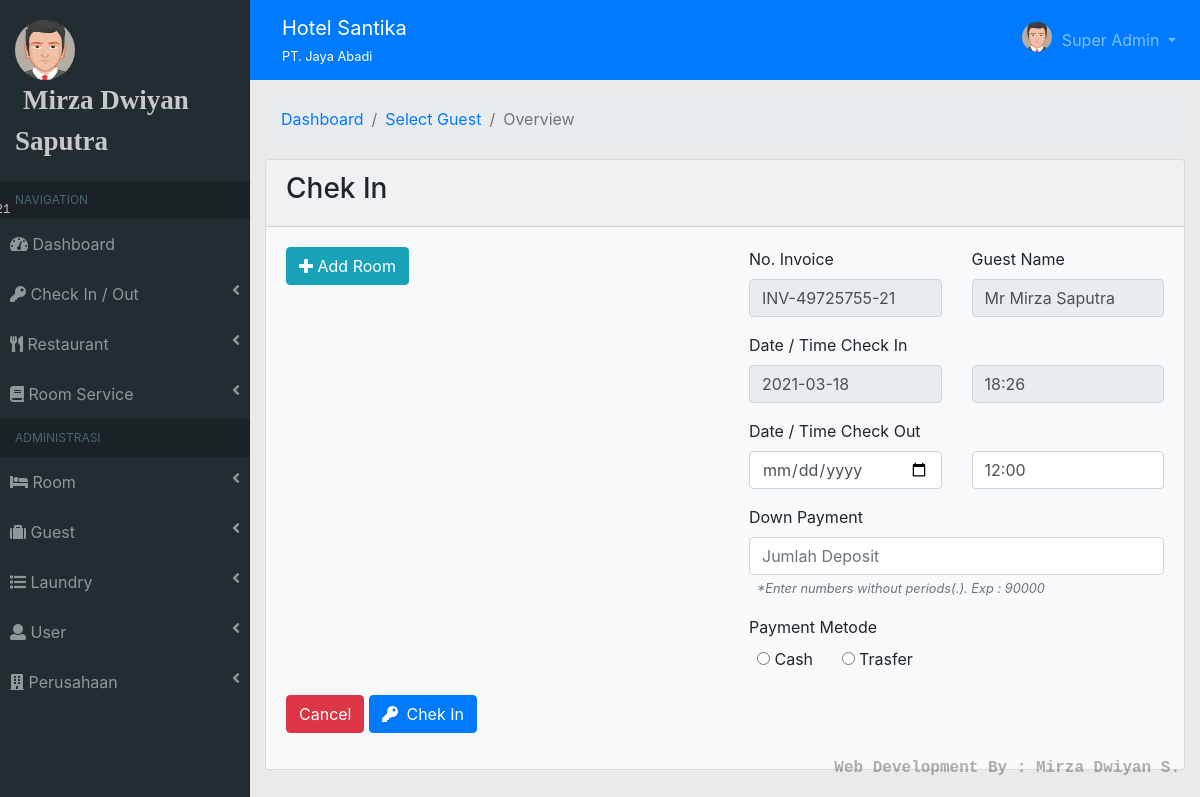
The page /?module=chek_in_add&&id=ID27538&&id_transaksi=ID7741615 (signed in) on the database its author committed.
### tables this page shows
CREATE TABLE `user` (
  `id_user` int(11) NOT NULL,
  `nama_user` text NOT NULL,
  `image` varchar(50) NOT NULL,
  `username` varchar(30) NOT NULL,
  `password` varchar(50) NOT NULL,
  `level` varchar(30) NOT NULL,
  `no_telp` varchar(20) NOT NULL,
  `status` varchar(30) NOT NULL
);

CREATE TABLE `perusahaan` (
  `id_perusahaan` int(11) NOT NULL,
  `nama_hotel` text NOT NULL,
  `nama_perusahaan` text NOT NULL,
  `jalan` varchar(50) NOT NULL,
  `no_jalan` varchar(10) NOT NULL,
  `kecamatan` char(100) NOT NULL,
  `kabupaten` char(100) NOT NULL,
  `provinsi` char(100) NOT NULL,
  `no_telp` varchar(20) NOT NULL,
  `no_fax` varchar(20) NOT NULL,
  `website` varchar(100) NOT NULL,
  `email` varchar(100) NOT NULL,
  `logo` varchar(200) NOT NULL
);

CREATE TABLE `tamu` (
  `id_tamu` varchar(11) NOT NULL,
  `prefix` char(20) NOT NULL,
  `nama_depan` varchar(100) NOT NULL,
  `nama_belakang` varchar(100) NOT NULL,
  `tipe_identitas` varchar(50) NOT NULL,
  `no_identitas` varchar(30) NOT NULL,
  `warga_negara` varchar(30) NOT NULL,
  `jalan` varchar(50) NOT NULL,
  `no_jalan` varchar(10) NOT NULL,
  `kabupaten` char(50) NOT NULL,
  `provinsi` char(50) NOT NULL,
  `no_telp` varchar(30) NOT NULL
);

### template/module/chek_in_add.php (the view, shortened to what this page needs)
<?php
$id = $_GET['id'];
$tamu = mysqli_query($conn, "SELECT * FROM tamu WHERE id_tamu='$id'");
$tamu = mysqli_fetch_array($tamu);
?>
<div class="container-fluid">
    <ol class="breadcrumb">
        <li class="breadcrumb-item"><a href="?module=dashboard">Dashboard</a></li>
        <li class="breadcrumb-item"><a href="?module=chek_in">Select Guest</a></li>
        <li class="breadcrumb-item active">Overview</li>
    </ol>
    <div class="card bg-light">
        <div class="card-header"><h3>Chek In</h3></div>
        <div class="card-body">
                <div class="row">
                    <div class="col-sm-6">
                        <div class="table-responsive">
                            <button class="btn btn-info" type="button" data-toggle="modal" data-target="#myModal"><i class="fas fa-plus"></i> Add Room</button>
                            <br><br><br>
                        </div>
                    </div>
                    <div class="col-sm-6 pl-4">
                    <form action="proses/chek_in.php?check_in" method="post" id="formChekIn">
                    <div class="form-group">
                            <div class="row">
                                <div class="col-sm-6">
                                    <label>No. Invoice</label>
                                    <input type="text" class="form-control" name="no_invoice" value="<?='INV-' . rand(1, 99999999) . '-' . rand(1, 99);?>" readonly>
                                </div>
                                <div class="col-sm-6">
                                    <label>Guest Name</label>
                                    <input type="text" class="form-control" value="<?=$tamu['prefix'] .' '. $tamu['nama_depan'] .' '. $tamu['nama_belakang'];?>" readonly>
                                </div>
                            </div>
                        </div>
                        <div class="form-group">
                            <div class="row">
                                <div class="col-sm-6">
                                    <label>Date / Time Check In</label>
                                    <input type="text" class="form-control" name="tgl_chek_in" value="<?=$tgl->format('Y-m-d');?>" readonly>
                                </div>
                                <div class="col-sm-6 pt-2">
                                    <input type="text" class="form-control" name="waktu_chek_in" value="<?=$tgl->format('H:i');?>" readonly>
                                </div>
                            </div>
                        </div>
                        <div class="form-group">
                            <div class="row">
                                <div class="col-sm-6">
                                    <label>Date / Time Check Out</label>
                                    <input type="date" class="form-control" name="tgl_chek_out" required>
                                </div>
                                <div class="col-sm-6 pt-2">
                                    <input type="text" class="form-control" name="waktu_chek_out" value="12:00" placeholder="Time Chek Out" required>
                                </div>
                            </div>
                        </div>
                        <div class="form-group">
                            <label>Down Payment</label>
                            <input type="text" class="form-control" name="deposit" placeholder="Jumlah Deposit" required>
                            <i class="ml-2 text-muted small">*Enter numbers without periods(.). Exp : 90000</i>
                        </div>
                        <div class="form-group">
                            <label>Payment Metode</label><br>
                            <input type="radio" class="ml-2" name="metode" value="cash" id="cash"> <label for="cash">Cash</label>
                            <input type="radio" class="ml-4" name="metode" value="transfer" id="tf"> <label for="tf">Trasfer</label>
                        </div>
                    </div>
                </div>
                <div class="form-group">
                    <a href="?module=chek_in" class="btn btn-danger">Cancel</a>
                    <button class="btn btn-primary" type="submit"><i class="fas fa-key pr-1"></i> Chek In</button>
                </div>
        </div>
    </div>
</div>

### template/sidebar.php (shortened to what this page needs)
<div id="sidebar">
  <div class="sidebar-menu">
    <div class="sidebar-header">
      <img src="assets/img/<?=$data_user['image'];?>" alt="" class="img-circle img-user">
      <marquee><span class="nama-user"><?=$data_user["nama_user"];?></span></marquee>
      <span class="tgl"><?=$date;?></span>
    </div>
    <ul class="sidebar navbar-nav">
      <?php if($data_user['level'] == "Super Admin") :?>
      <li class="header">NAVIGATION</li>
      <li class="nav-item">
        <a href="?module=dashboard" class="nav-link i">
          <i class="fas fa-tachometer-alt"></i>
          <span>Dashboard</span>
        </a>
      </li>
      <li class="nav-item">
        <a href="#chek-in-out" class="nav-link i" data-toggle="collapse">
          <i class="fas fa-key"></i>
          <span>Check In / Out</span>
          <i class="fas fa-angle-left float-right"></i>
        </a>
      </li>
      <li class="nav-item">
        <a href="#resto" class="nav-link i" data-toggle="collapse">
          <i class="fas fa-utensils"></i>
          <span>Restaurant</span>
          <i class="fas fa-angle-left float-right"></i>
        </a>
      </li>
      <li class="nav-item">
        <a href="#room-service" class="nav-link i" data-toggle="collapse">
          <i class="fas fa-book"></i>
          <span>Room Service</span>
          <i class="fas fa-angle-left float-right"></i>
        </a>
      </li>
      <li class="header">ADMINISTRASI</li>
      <li class="nav-item">
        <a href="#kamar" class="nav-link i" data-toggle="collapse">
          <i class="fas fa-bed"></i>
          <span>Room</span>
          <i class="fas fa-angle-left float-right"></i>
        </a>
      </li>
      <li class="nav-item">
        <a href="#tamu" class="nav-link i" data-toggle="collapse">
          <i class="fas fa-suitcase"></i>
          <span>Guest</span>
          <i class="fas fa-angle-left float-right"></i>
        </a>
      </li>
      <li class="nav-item">
        <a href="#laundry" class="nav-link i" data-toggle="collapse">
          <i class="fas fa-list"></i>
          <span>Laundry</span>
          <i class="fas fa-angle-left float-right"></i>
        </a>
      </li>
      <li class="nav-item">
        <a href="#user" class="nav-link i" data-toggle="collapse">
          <i class="fas fa-user"></i>
          <span>User</span>
          <i class="fas fa-angle-left float-right"></i>
        </a>
      </li>
      <li class="nav-item">
        <a href="#perusahaan" class="nav-link i" data-toggle="collapse">
          <i class="fas fa-building"></i>
          <span>Perusahaan</span>
          <i class="fas fa-angle-left float-right"></i>
        </a>
      </li>
      <?php endif;?>
    </ul>
  </div>
<div id="wrapper">

### template/navbar.php (shortened to what this page needs)
<nav class="navbar navbar-expand navbar-dark bg-primary navbar-static-top">
    <div class="navbar-header">
        <a href="" class="navbar-brand nav-link"><?=$data_perusahaan['nama_hotel'];?><div class="small"><small><?=$data_perusahaan['nama_perusahaan'];?></small></div></a>
    </div>
    <ul class="navbar-nav d-inline-block ml-auto">
        <li class="nav-item dropdown">
            <a href="#" class="dropdown-toggle nav-link" id="alertDropdown" role="button" data-toggle="dropdown" aria-haspopup="true" aria-expanded="false">
                <img src="assets/img/<?=$data_user['image'];?>" alt="" class="img-circle img-adm">
                <span><?=$data_user['level'];?></span>
            </a>
        </li>
    </ul>
</nav>
<div id="wrapper-content">

### assets/css/style.css (style rules this page uses)
.img-adm { width: 30px!important; margin-top: -8px; margin-right: 5px; }
.sidebar-header { padding: 20px 15px; }
img.img-circle { border-radius: 50%; }
.sidebar-header .img-user { width: 60px; }
.sidebar-header .nama-user { font-family: serif; font-size: 27px; font-weight: bold; margin-left: 8px; }
.sidebar-header .tgl { position: absolute; font-family: courier new; font-size: 12px; margin-left: -120px; margin-top: 40px; }
.sidebar.navbar-nav .header { color: #4b646f; background: #1a2226; overflow: hidden; text-overflow: clip; white-space: nowrap!important; padding: 10px 25px 10px 15px!important; font-size: 12px; }
#sidebar .sidebar-menu { display: block; position: fixed; background: #222d32; width: 250px; color: rgb(200, 200, 200); height: 100%; overflow-y: scroll; }
#sidebar .sidebar-menu .sidebar.navbar-nav li { padding: 5px 10px; }
#sidebar .sidebar-menu .sidebar.navbar-nav li a { color: rgba(255, 255, 255, .5)!important; }
#sidebar #wrapper { margin-left: 250px; }
#sidebar #wrapper #wrapper-content { padding-top: 15px; }

### rows shown on the page
user: image (picture), nama_user "Mirza Dwiyan Saputra", level "Super Admin"
perusahaan: nama_hotel "Hotel Santika", nama_perusahaan "PT. Jaya Abadi"
tamu: prefix+nama_depan+nama_belakang "Mr Mirza Saputra"
